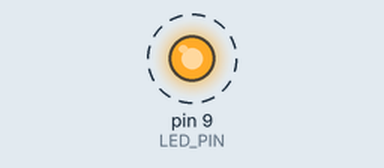
Recording of a sketch running on a simulated Arduino Uno, built with avr-gcc and run on an emulated ATmega328P. Parts: output pins drawn as LEDs (lit = HIGH). Dashed ring = blinking.

Above: at 0.2 s.
Timing chart, 0 to 3.0 s (numbered marks = the images above):
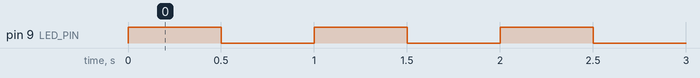

The sketch:

BlinkLED.ino
```cpp
#define LED_PIN 9  // The Arduino UNO R4 pin connected to the LED

// the setup function runs once when you press reset or power the board
void setup() {
  // initialize digital pin 9 as an output.
  pinMode(LED_PIN, OUTPUT);
}

// the loop function runs over and over again forever
void loop() {
  digitalWrite(LED_PIN, HIGH);  // turn the LED on (HIGH is the voltage level)
  delay(500);                   // wait for 500 milliseconds
  digitalWrite(LED_PIN, LOW);   // turn the LED off by making the voltage LOW
  delay(500);                   // wait for 500 milliseconds
}
```

Measured:
- by itself, pin 9 (LED_PIN): alternates HIGH for 0.50 s and LOW for 0.50 s
